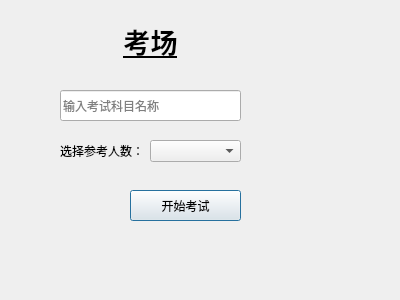
<?xml version="1.0" encoding="UTF-8"?>
<ui version="4.0">
 <class>CourceDialog</class>
 <widget class="QDialog" name="CourceDialog">
  <property name="geometry">
   <rect>
    <x>0</x>
    <y>0</y>
    <width>400</width>
    <height>300</height>
   </rect>
  </property>
  <property name="windowTitle">
   <string>Dialog</string>
  </property>
  <widget class="QLabel" name="label">
   <property name="geometry">
    <rect>
     <x>70</x>
     <y>20</y>
     <width>161</width>
     <height>41</height>
    </rect>
   </property>
   <property name="font">
    <font>
     <family>Segoe UI Black</family>
     <pointsize>20</pointsize>
     <weight>75</weight>
     <bold>true</bold>
     <underline>true</underline>
    </font>
   </property>
   <property name="text">
    <string>考场</string>
   </property>
   <property name="alignment">
    <set>Qt::AlignCenter</set>
   </property>
  </widget>
  <widget class="QLineEdit" name="lineEdit">
   <property name="geometry">
    <rect>
     <x>60</x>
     <y>90</y>
     <width>181</width>
     <height>31</height>
    </rect>
   </property>
   <property name="placeholderText">
    <string>输入考试科目名称</string>
   </property>
  </widget>
  <widget class="QComboBox" name="comboBox">
   <property name="geometry">
    <rect>
     <x>150</x>
     <y>140</y>
     <width>91</width>
     <height>22</height>
    </rect>
   </property>
  </widget>
  <widget class="QLabel" name="label_2">
   <property name="geometry">
    <rect>
     <x>60</x>
     <y>140</y>
     <width>81</width>
     <height>21</height>
    </rect>
   </property>
   <property name="text">
    <string>选择参考人数：</string>
   </property>
  </widget>
  <widget class="QPushButton" name="pushButton">
   <property name="geometry">
    <rect>
     <x>130</x>
     <y>190</y>
     <width>111</width>
     <height>31</height>
    </rect>
   </property>
   <property name="text">
    <string>开始考试</string>
   </property>
  </widget>
 </widget>
 <resources/>
 <connections/>
</ui>
